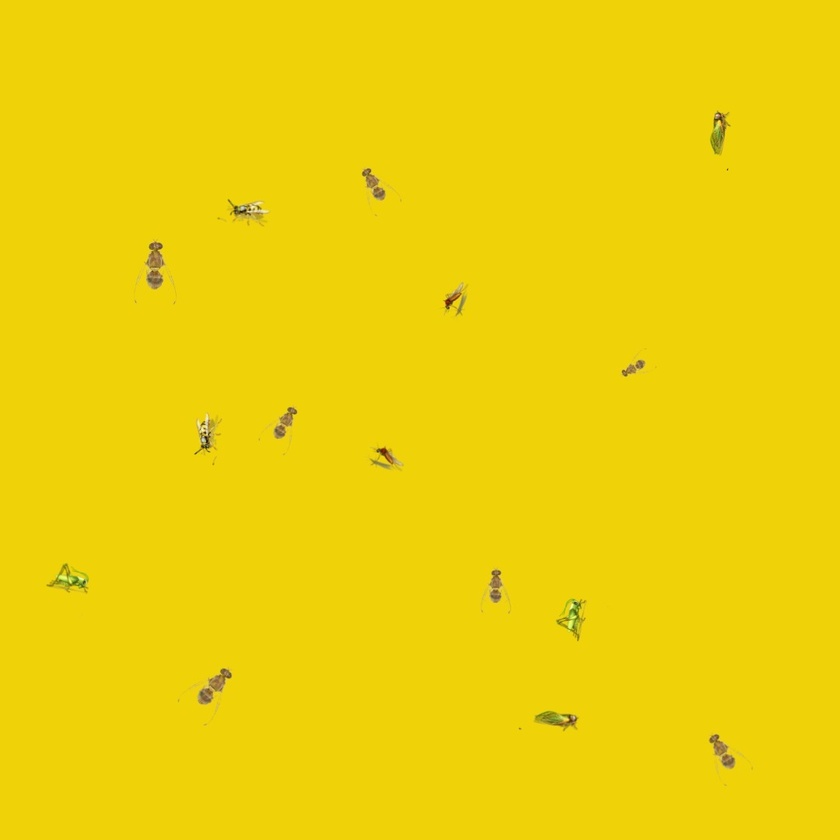
#> input picture day 10/1.jpg, 840 x 840 px, shrunk from 1080 x 1080 before the run, found by its file name
$ python 'task 3.py'
#> lines starting #> are read from the running program, lines starting #| are printed output that depends on the picture; after the words box and inside, x2 and y2 are one past the last pixel; in counts of white or black regions, pixels touching at a corner belong together
import cv2
import numpy as np

def count_insects():
    image = cv2.imread('d:/Maria_iti/day 10/1.jpg')
#> image is the input picture: shape (840, 840, 3); mean B, G, R 8.6, 209.3, 238.2
    gray = cv2.cvtColor(image, cv2.COLOR_BGR2GRAY)
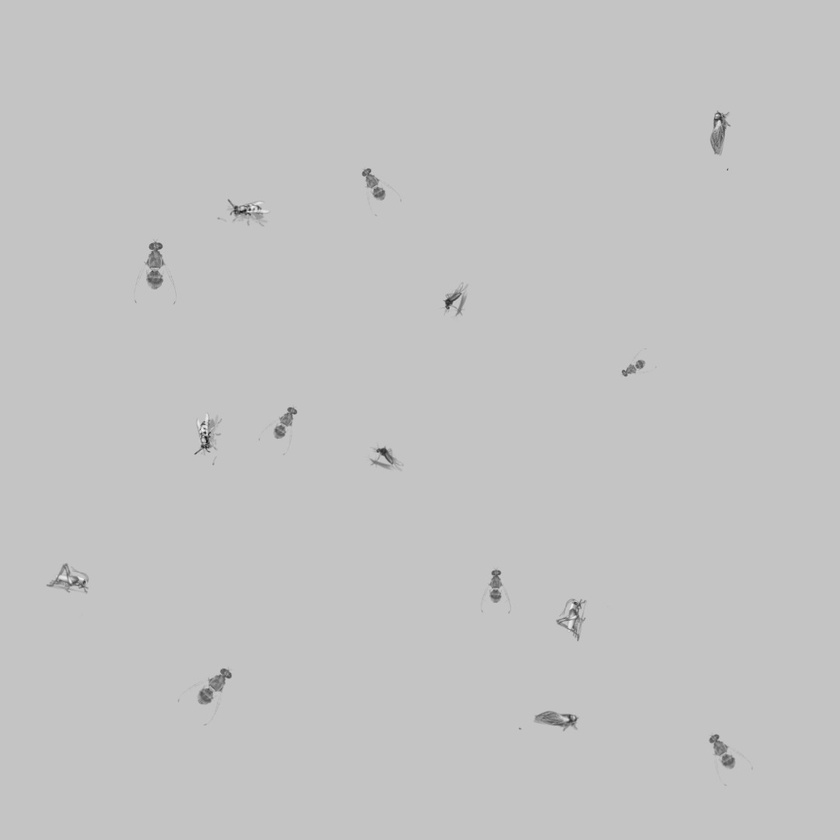
#> gray: shape (840, 840); min 25, max 242, mean 195.4

    _, thresh = cv2.threshold(gray, 128, 255, cv2.THRESH_BINARY_INV)
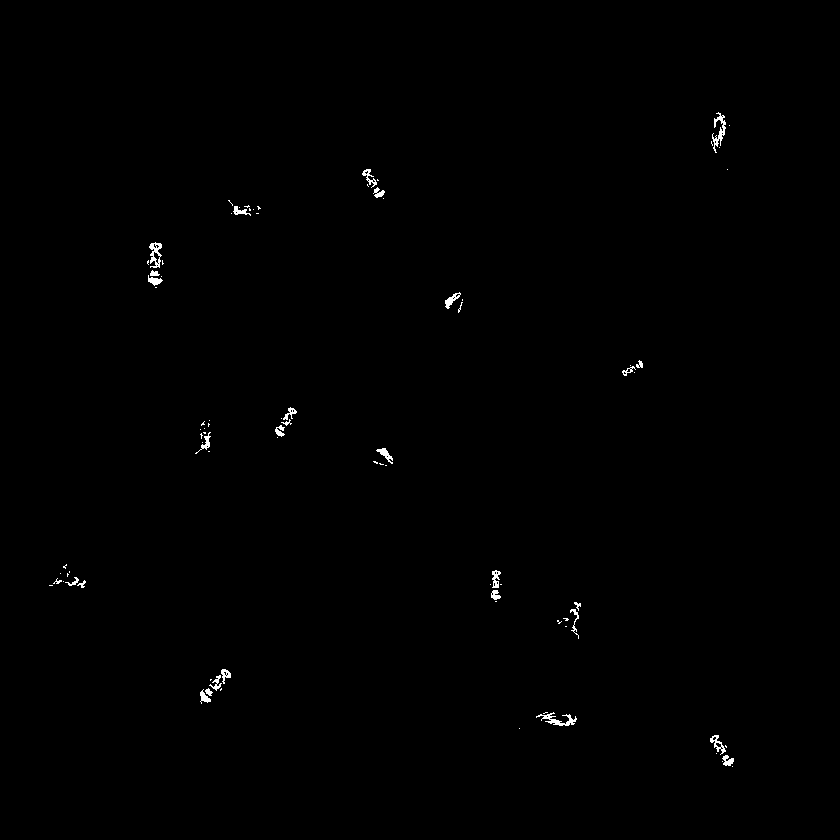
#> thresh: shape (840, 840); 0.36% white in thin lines or dots, all inside (x1, y1, x2, y2) = (49, 112, 734, 767)

    contours, _ = cv2.findContours(thresh, cv2.RETR_EXTERNAL, cv2.CHAIN_APPROX_SIMPLE)
#> contours = 86 contours, 61 with area under 20; largest, box (x1, y1, x2, y2) and area: (149, 242, 162, 268) 177, (712, 112, 726, 153) 130, (536, 712, 577, 726) 126, (710, 735, 726, 755) 102, (445, 292, 461, 309) 90

    num_insects = len([cnt for cnt in contours if cv2.contourArea(cnt) > 95])
#> num_insects = 4

    return num_insects

print(f"Number of insects: {count_insects()}")

$ run again, with day 10/2.jpg copied over day 10/1.jpg
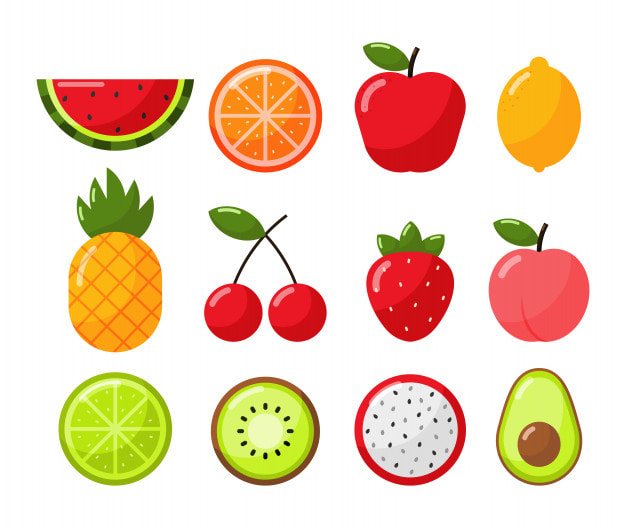
#> input picture day 10/2.jpg, 626 x 528 px, found by its file name
#> in count_insects, image is the input picture: shape (528, 626, 3); mean B, G, R 189.1, 213.6, 238.8
#> in count_insects, `gray = cv2.cvtColor(image, cv2.COLOR_BGR2GRAY)`:
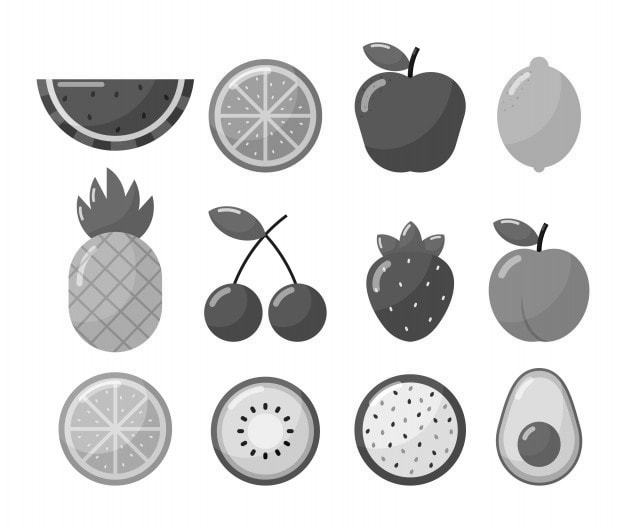
#> gray: shape (528, 626); min 0, max 255, mean 218.4
#> in count_insects, `_, thresh = cv2.threshold(gray, 128, 255, cv2.THRESH_BINARY_INV)`:
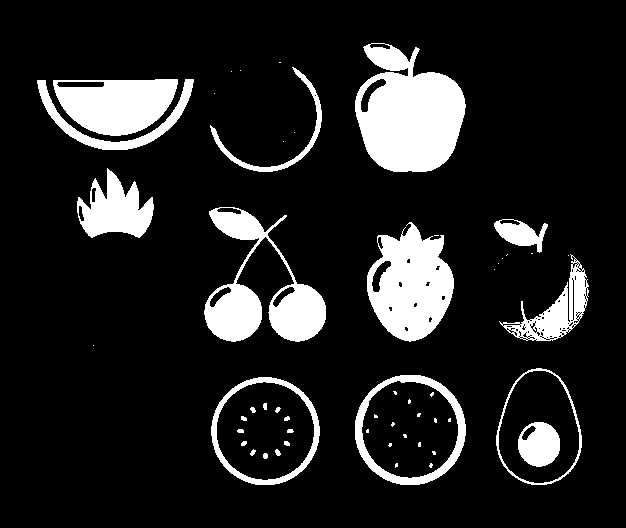
#> thresh: shape (528, 626); 13.5% white; 54 white regions (29 under 20 px)
#> contours = 26 contours, 14 with area under 20; largest, box (x1, y1, x2, y2) and area: (355, 43, 466, 172) 9890, (355, 375, 466, 485) 9516, (211, 377, 320, 485) 9074, (496, 368, 582, 485) 7532, (367, 222, 454, 342) 7043
#> num_insects = 12
